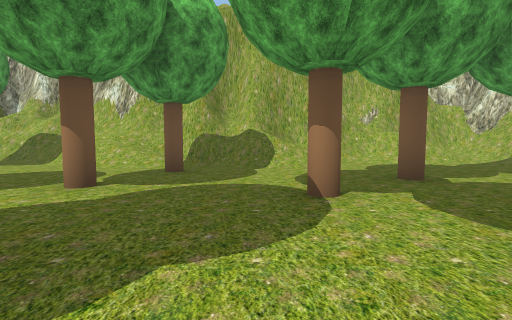
[1] (above)

13 first-person views from a walk through a scene from a Unity 3-D project. The camera is 1.2 m above the floor, tilts 4° down and sees 85° across. The floor is counted in squares, 2 m on a side. Each view is taken from the middle of a square. On the plan, view 1 faces up. The plan holds only what a view shows up to about 9 squares ahead; the rest is blank. The place goes on beyond the plan. Some trees and plants on the terrain are drawn as simple stand-ins. The player is left out.

[2]
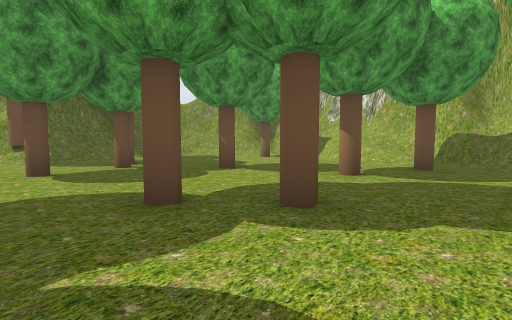

[3]
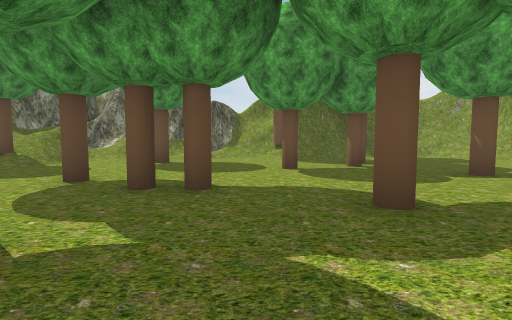

[4]
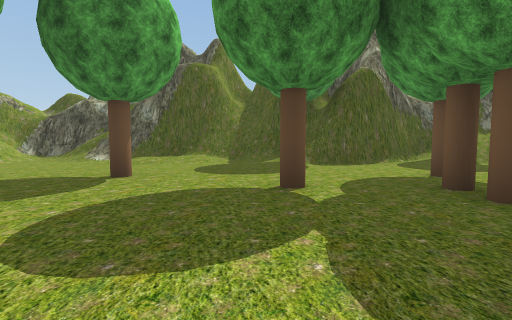

[5]
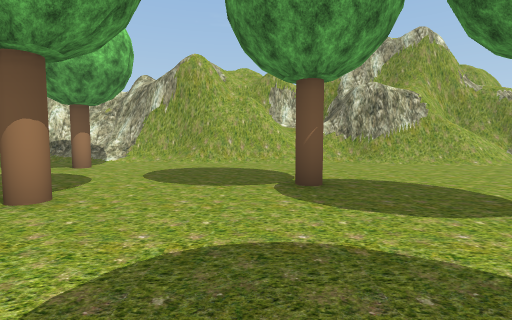

[6]
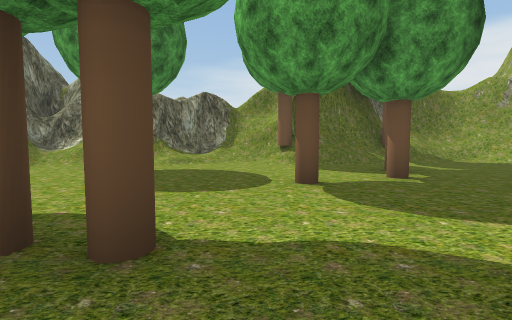

[7]
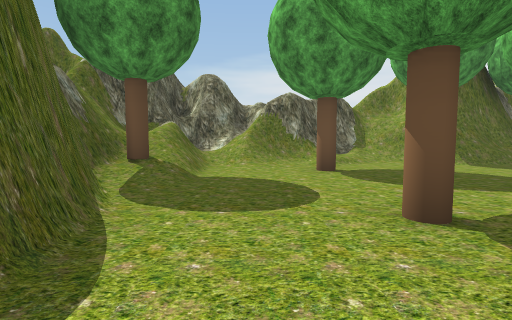

[8]
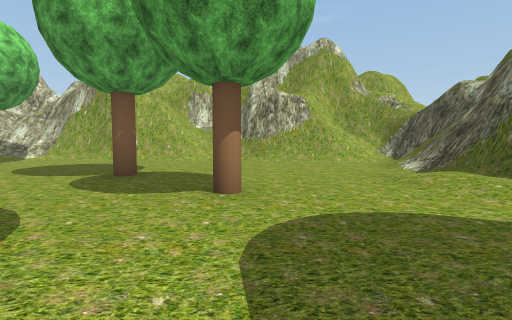

[9]
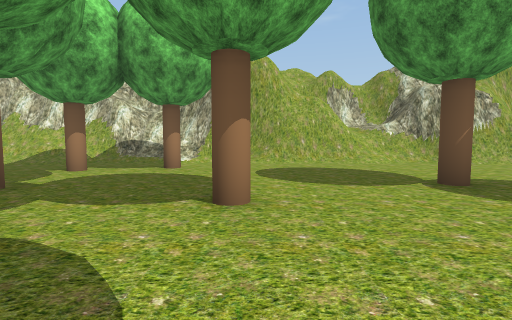

[10]
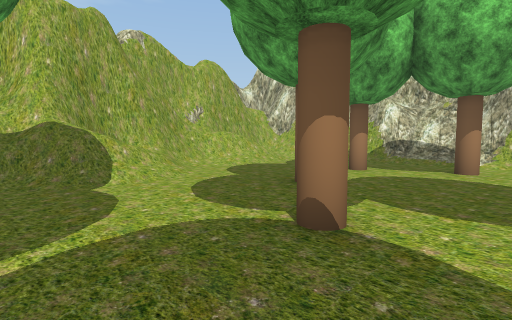

[11]
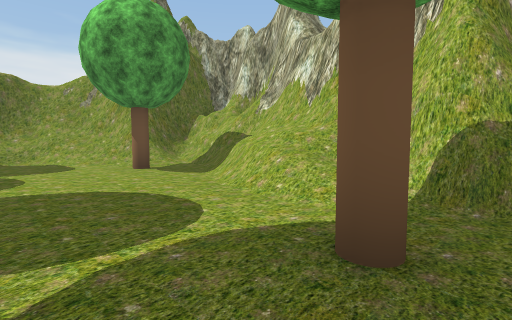

[12]
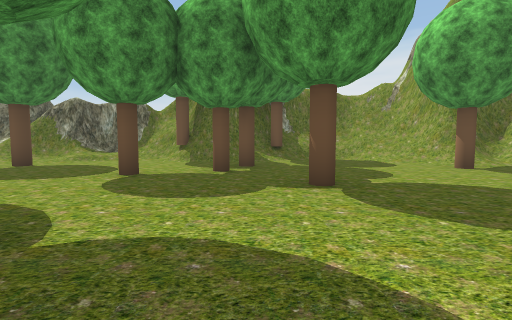

[13]
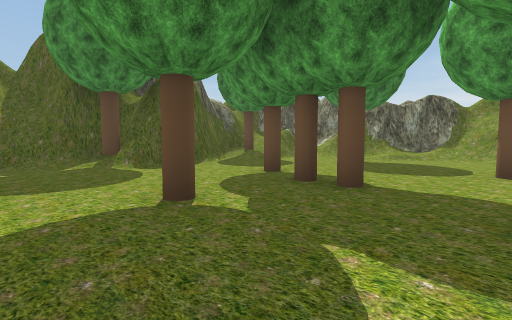

### Floor plan
Key: @ floor where view 1 was taken; # wall or solid block; . main floor; : floor 0.25 m higher than the main floor; / step, stairs or slope; = window, fence, low wall or low ledge; T tree.
Columns run from 11 left of view 1 to 8 right of it. Each row starts with its distance up from view 1.
  9    ######    ######
  8   ###//#######/=//#
  7  ##/T.////=///.///#
  6 ##//.......//..../##
  5 ##/......T......T.##
  4 #/.......T...T..../#
  3 #T/...T.....T...T./#
  2 ##/T..............##
  1 ##/.T....T...T....#
  0 ##T..T..T..@......#
 -1 ##................#
 -2 #/......T.....T...#
 -3 ##/.......T.......#
 -4 ##/T...T....T..../#
 -5 ##//............./#
 -6 #/////.///.../...##
 -7 ##==T####T//:://.##
 -8 ######  #######//#
 -9               ####

Positions as (right, up) in squares from view 1, and headings:
1: (0, 0), facing up
2: (0, -1), facing up-left
3: (0, -1), facing left
4: (-1, 1), facing down
5: (-1, -1), facing right
6: (-2, -1), facing left
7: (-2, -5), facing left
8: (-2, -4), facing right
9: (-1, 1), facing right
10: (-1, 2), facing up-right
11: (-1, 4), facing up-left
12: (-1, 2), facing left
13: (0, 0), facing down-left
